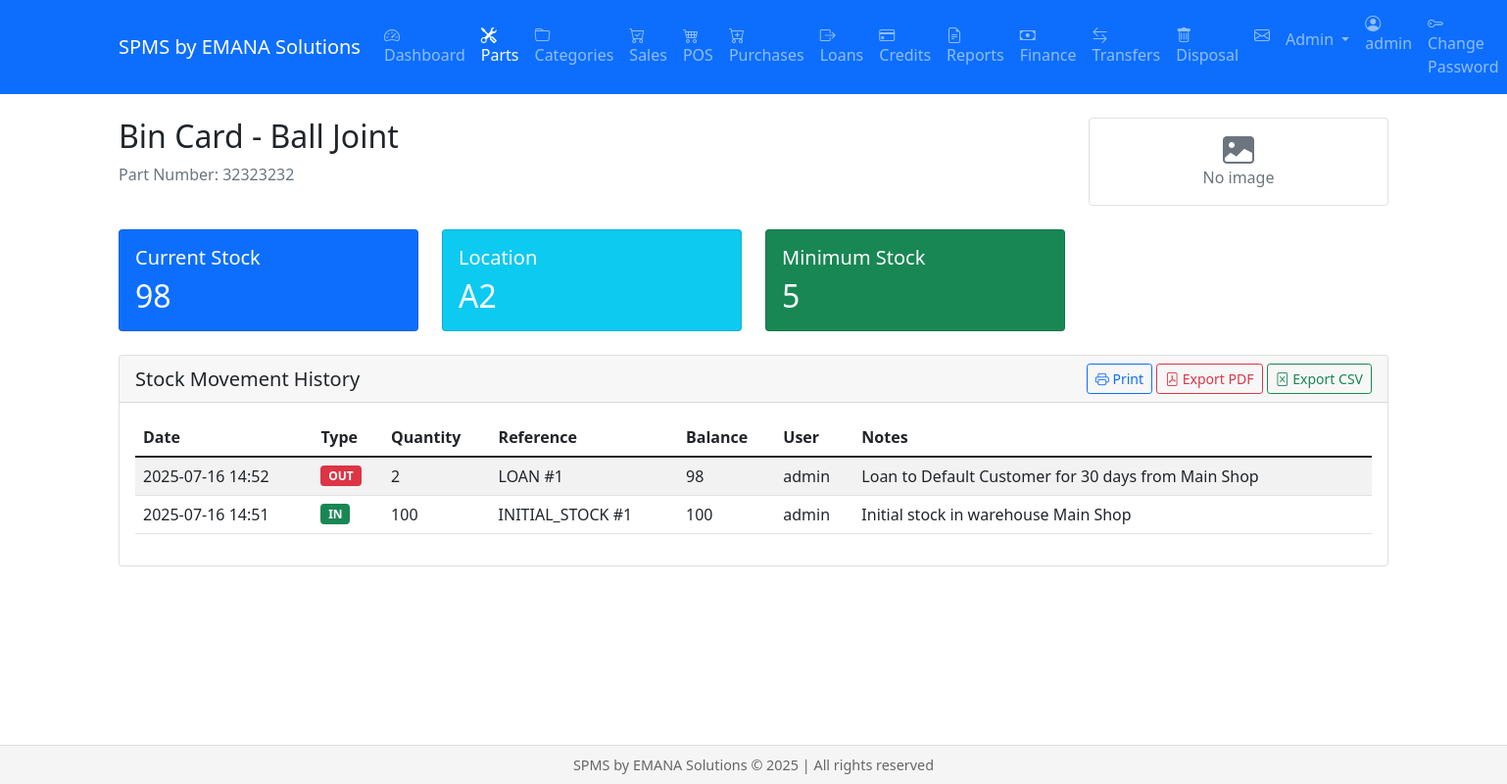
Page /parts/1/bincard (signed in) on the earlier database version.
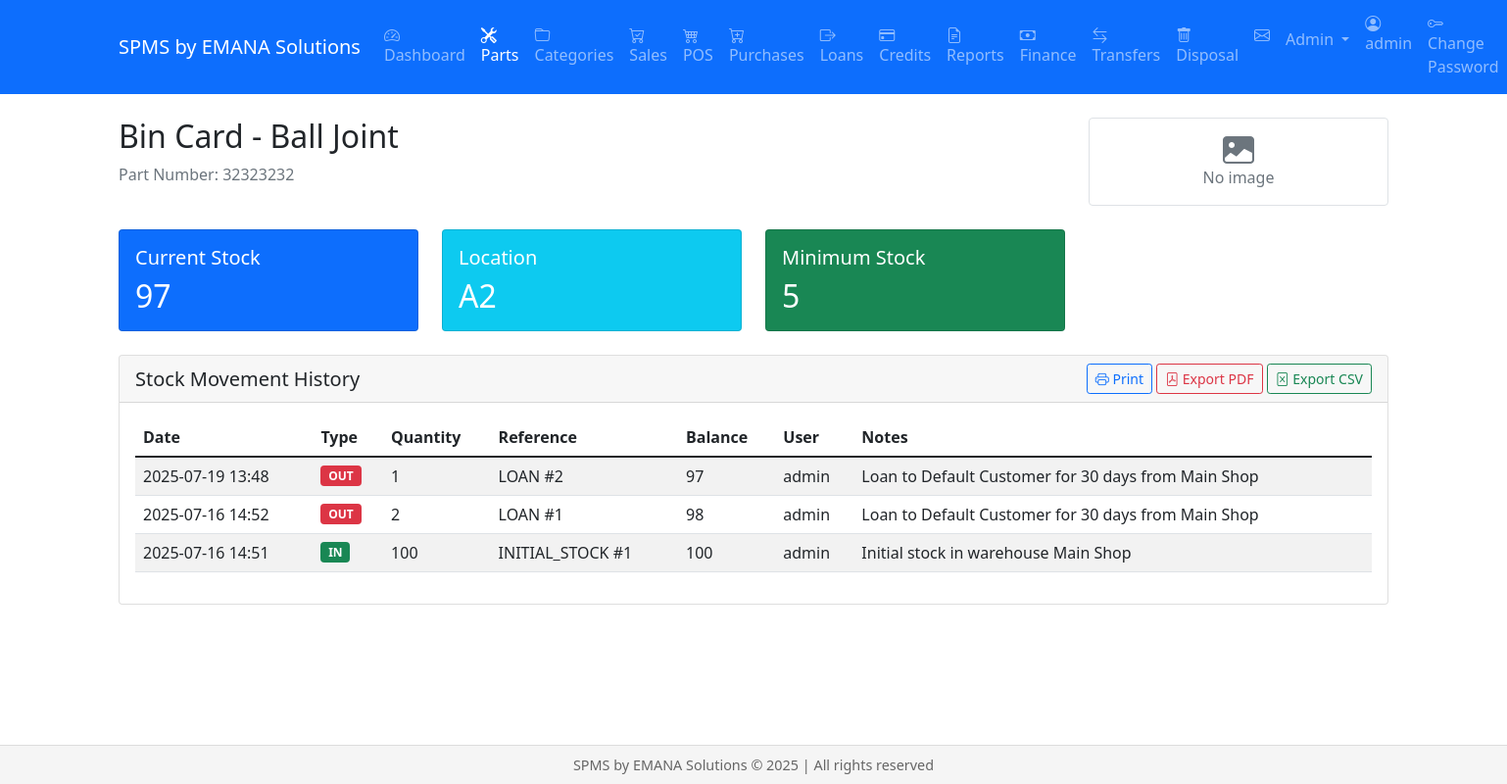
Same page on the later database version.
### models.py (models this page shows, shortened)
class Part(db.Model):
    __tablename__ = 'parts'
    id = db.Column(db.Integer, primary_key=True)
    part_number = db.Column(db.String(100), unique=True, nullable=False)
    name = db.Column(db.String(200), nullable=False)
    description = db.Column(db.Text)
    stock_level = db.Column(db.Integer, default=0)
    cost_price = db.Column(db.Float, default=0.0)
    selling_price = db.Column(db.Float, default=0.0)
    location = db.Column(db.String(100))
    manufacturer = db.Column(db.String(100), nullable=False)
    quality_level = db.Column(db.String(20), nullable=False)
    code = db.Column(db.String(100))
    substitute_part_number = db.Column(db.String(100))  # Changed from make
    min_stock = db.Column(db.Integer, default=0)  # Added minimum stock level
    weight = db.Column(db.Float)
    height = db.Column(db.Float)
    length = db.Column(db.Float)
    width = db.Column(db.Float)
    color = db.Column(db.String(50))
    image_url = db.Column(db.String(255))
    unit = db.Column(db.String(20))  # piece, set, box
    min_price = db.Column(db.Float)
    max_price = db.Column(db.Float)
    cost_price = db.Column(db.Float)  # Average cost price
    category_id = db.Column(db.Integer, db.ForeignKey('category.id'))
    supplier_id = db.Column(db.Integer, db.ForeignKey('supplier.id'))
    warranty_period = db.Column(db.Integer)  # in months
    barcode = db.Column(db.String(100), unique=True)
    created_at = db.Column(db.DateTime, default=datetime.utcnow)
    updated_at = db.Column(db.DateTime, onupdate=datetime.utcnow)
    cost_price_dirham = db.Column(db.Float, default=0.0)

class BinCard(db.Model):
    id = db.Column(db.Integer, primary_key=True)
    date = db.Column(db.DateTime, nullable=False, default=datetime.utcnow)
    part_id = db.Column(db.Integer, db.ForeignKey('parts.id'), nullable=False)  # Changed from 'part.id' to 'parts.id'
    transaction_type = db.Column(db.String(20), nullable=False)  # 'in' or 'out'
    quantity = db.Column(db.Integer, nullable=False)
    reference_type = db.Column(db.String(20), nullable=False)  # 'purchase', 'sale', 'loan', 'return', etc.
    reference_id = db.Column(db.Integer, nullable=False)
    balance = db.Column(db.Integer, nullable=False)
    user_id = db.Column(db.Integer, db.ForeignKey('user.id'), nullable=False)
    notes = db.Column(db.String(200))
    warehouse_id = db.Column(db.Integer, db.ForeignKey('warehouse.id'), nullable=True)  # Fixed table name from 'warehouses' to 'warehouse'
    part = db.relationship('Part',
                         backref=db.backref('bincard_entries', lazy=True),
                         foreign_keys=[part_id],
                         primaryjoin='BinCard.part_id == Part.id')
    user = db.relationship('User',
                         backref=db.backref('bincard_entries', lazy=True),
                         foreign_keys=[user_id],
                         primaryjoin='BinCard.user_id == User.id')
    warehouse = db.relationship('Warehouse',  # Add warehouse relationship
                              backref=db.backref('bincard_entries', lazy=True),
                              foreign_keys=[warehouse_id],
                              primaryjoin='BinCard.warehouse_id == Warehouse.id')

class User(db.Model, UserMixin):
    id = db.Column(db.Integer, primary_key=True)
    username = db.Column(db.String(80), unique=True, nullable=False)
    email = db.Column(db.String(120), unique=True, nullable=False)
    password_hash = db.Column(db.String(256))
    role = db.Column(db.String(20), default='staff')  # admin, manager, staff
    created_at = db.Column(db.DateTime, default=datetime.utcnow)
    active = db.Column(db.Boolean, default=True)  # Renamed from is_active to active
    fs_uniquifier = db.Column(db.String(64), unique=True, nullable=False)
    confirmed_at = db.Column(db.DateTime, nullable=True, default=None)
    roles = db.relationship('Role', secondary=roles_users, backref=db.backref('users', lazy='dynamic'))
    @property
    def is_authenticated(self):
        return True
    @property
    def is_active(self):
        return self.active  # Now returns the active column value

### views/parts.py (the view)
@parts.route('/parts/<int:part_id>/bincard')
@login_required
def view_bincard(part_id):
    part = Part.query.get_or_404(part_id)
    entries = BinCard.query.filter_by(part_id=part_id).order_by(BinCard.date.desc()).all()
    return render_template('parts/bincard.html',
                         part=part,
                         entries=entries)

### templates/parts/bincard.html (shortened to what the changed rows need)
{% extends "base.html" %}
{% block content %}
<div class="container">
    <div class="row mb-4">
        <div class="col-md-9">
            <h2>Bin Card - {{ part.name }}</h2>
            <p class="text-muted">Part Number: {{ part.part_number }}</p>
        </div>
    </div>
    <div class="row mb-4">
        <div class="col-md-3">
            <div class="card bg-primary text-white">
                <div class="card-body">
                    <h5 class="card-title">Current Stock</h5>
                    <h2 class="card-text">{{ part.stock_level }}</h2>
                </div>
            </div>
        </div>
        <div class="col-md-3">
            <div class="card bg-info text-white">
                <div class="card-body">
                    <h5 class="card-title">Location</h5>
                    <h2 class="card-text">{{ part.location }}</h2>
                </div>
            </div>
        </div>
        <div class="col-md-3">
            <div class="card bg-success text-white">
                <div class="card-body">
                    <h5 class="card-title">Minimum Stock</h5>
                    <h2 class="card-text">{{ part.min_stock }}</h2>
                </div>
            </div>
        </div>
    </div>
    <div class="card">
        <div class="card-body">
            <div class="table-responsive">
                <table class="table table-striped table-hover">
                    <thead>
                        <tr>
                            <th>Date</th>
                            <th>Type</th>
                            <th>Quantity</th>
                            <th>Reference</th>
                            <th>Balance</th>
                            <th>User</th>
                            <th>Notes</th>
                        </tr>
                    </thead>
                    <tbody>
                        {% for entry in entries %}
                        <tr>
                            <td>{{ entry.date.strftime('%Y-%m-%d %H:%M') }}</td>
                            <td>
                                {% if entry.transaction_type == 'in' %}
                                    {% if entry.reference_type == 'purchase' %}
                                        <span class="badge bg-success">PURCHASE</span>
                                    {% elif entry.reference_type == 'return_from_customer' %}
                                        <span class="badge bg-info">RETURN IN</span>
                                    {% elif entry.reference_type == 'adjustment' %}
                                        <span class="badge bg-warning">ADJUST IN</span>
                                    {% else %}
                                        <span class="badge bg-success">IN</span>
                                    {% endif %}
                                {% else %}
                                    {% if entry.reference_type == 'sale' %}
                                        <span class="badge bg-danger">SALE</span>
                                    {% elif entry.reference_type == 'return_to_supplier' %}
                                        <span class="badge bg-info">RETURN OUT</span>
                                    {% elif entry.reference_type == 'adjustment' %}
                                        <span class="badge bg-warning">ADJUST OUT</span>
                                    {% else %}
                                        <span class="badge bg-danger">OUT</span>
                                    {% endif %}
                                {% endif %}
                            </td>
                            <td>{{ entry.quantity }}</td>
                            <td>
                                {% if entry.reference_type == 'purchase' %}
                                    <span class="text-primary">PO #{{ entry.reference_id }}</span>
                                {% elif entry.reference_type == 'sale' %}
                                    <a href="{{ url_for('sales.view_sale', sale_id=entry.reference_id) }}">
                                        SO #{{ entry.reference_id }}
                                    </a>
                                {% else %}
                                    {{ entry.reference_type.upper() }} #{{ entry.reference_id }}
                                {% endif %}
                            </td>
                            <td>{{ entry.balance }}</td>
                            <td>{{ entry.user.username }}</td>
                            <td>{{ entry.notes or '' }}</td>
                        </tr>
                        {% else %}
                        <tr>
                            <td colspan="7" class="text-center">No movement history found.</td>
                        </tr>
                        {% endfor %}
                    </tbody>
                </table>
            </div>
        </div>
    </div>
</div>
{% endblock %}

Differences in the rows shown:
changed Part "Ball Joint": stock_level "98" → "97"
added BinCard: date "2025-07-19 13:48", transaction_type "OUT", quantity "1", reference_type "LOAN", reference_id "2", balance "97", user.username "admin", notes "Loan to Default Customer for 30 days from Main Shop"
